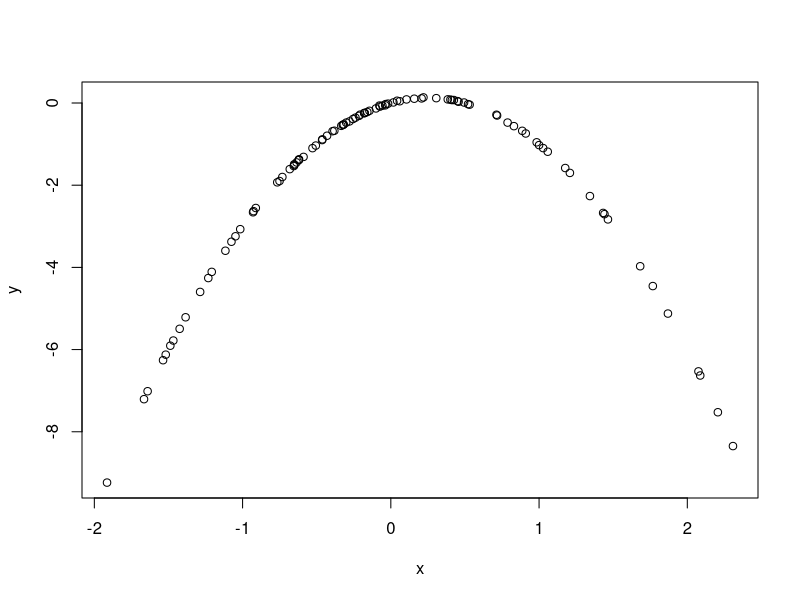
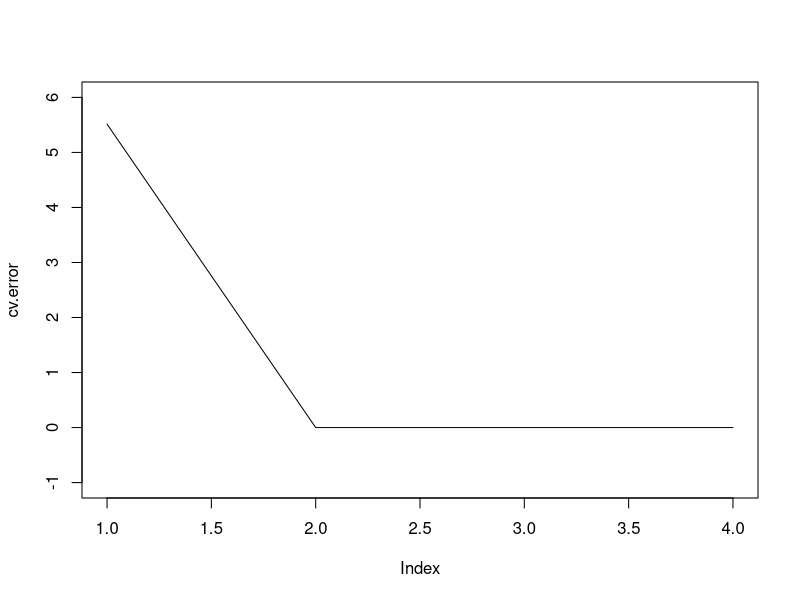

Source code (R) for these figures, in order:
## ---- chunk 1
set.seed(1)
y = rnorm(100)
x = rnorm(100)
e = rnorm(100, 0, 0.01)
# Tạo lại giá trị cho y cho phụ thuộc vào x
y = x -2*x^2 + e
# Mô hình ở đây là y = x -2*x^2 + error
## ---- chunk 2
# plot(x, y, main = "scatterplot")
plot(x, y)
# Nhận xét ở đây là dựa vào đồ thì y là 1 hàm bậc 2 của x
## ---- chunk 3
# Khởi tạo data
set.seed(1)
data = data.frame(y, x)
data
## ---- chunk 4
library(boot)
cv.error = rep(0,4)
# tạo ra 1 vector cv.error để lưu giá trị 5 phần tử dùng sau này
for (i in 1:4){
  glm.fit=glm(y~poly(x,i),data=data)
  cv.error[i]=cv.glm(data,glm.fit)$delta[1]
}
cv.error
plot(cv.error, type = "l", ylim = c(-1,6))
# Nhận xét là sử dụng mô hình 2 biến cho ra kết quả sai số MSE thấp nhất
## ---- chunk 5
set.seed(3)
#y = rnorm(100)
#x = rnorm(100)
#e = rnorm(100, 0, 0.01)
# Tạo lại giá trị cho y cho phụ thuộc vào x
#y = x -2*x^2 + e
cv.error.4 = rep(0,4)
for (i in 1:4) {
  glm1 = glm(y ~ poly(x, i))
  cv.error.4[i] = cv.glm(data.frame(x,y), glm1)$delta[1]
}
cv.error.4
